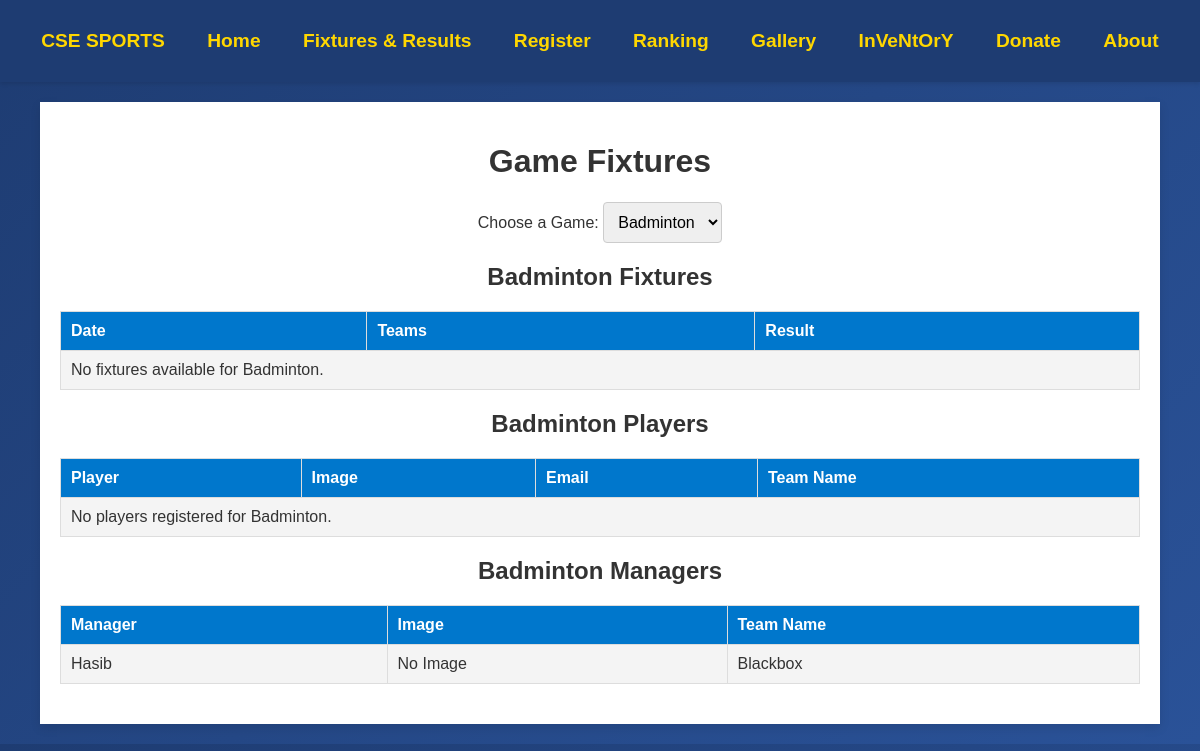
Before: /fixtures/ with the older database file.
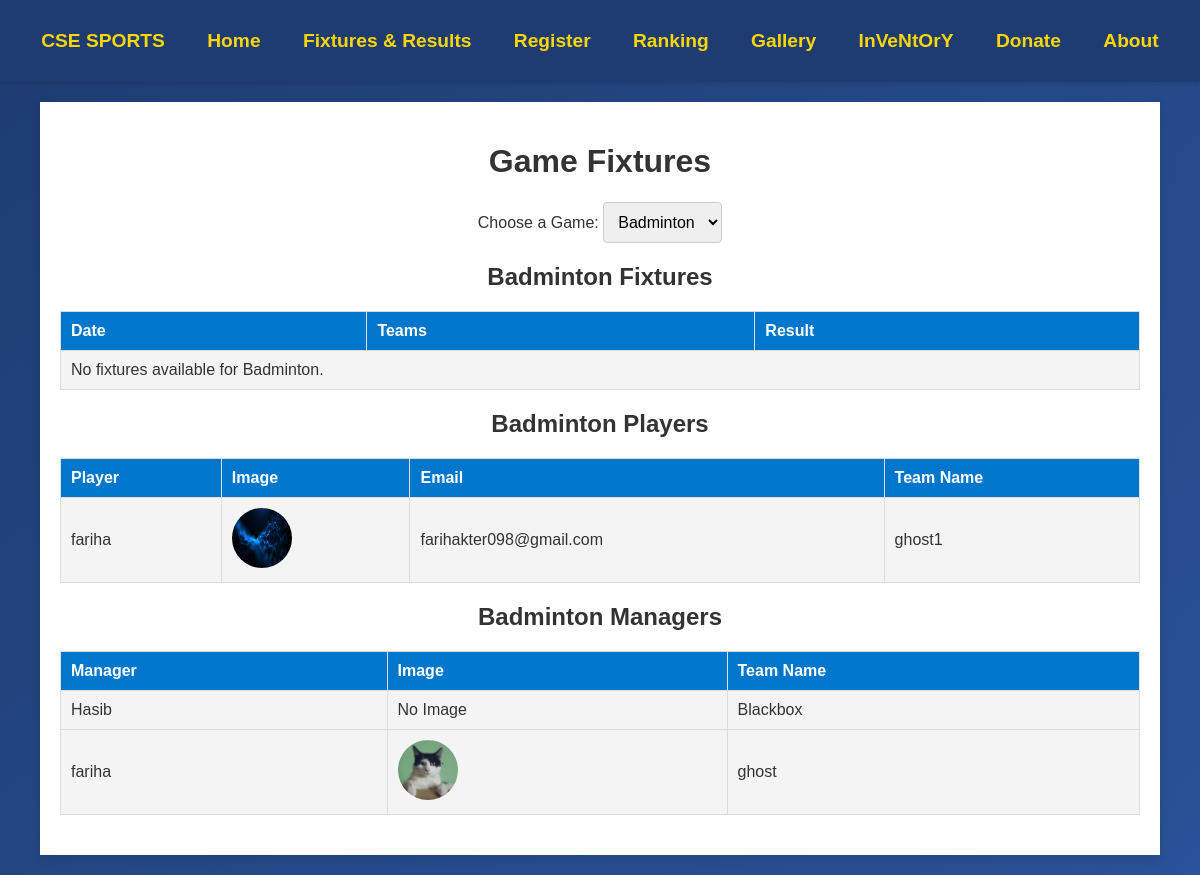
After: the same page with the newer database file.
### portal/models.py (models this page shows, shortened)
class BaseManager(models.Model):
    user = models.OneToOneField(User, on_delete=models.CASCADE)
    team_name = models.CharField(max_length=100)
    game = models.ForeignKey('Game', on_delete=models.CASCADE, default=1)
    image = models.ImageField(upload_to='manager_images/', null=True, blank=True)
    class Meta:
        abstract = True

class BadmintonManager(BaseManager):
    pass

class BasePlayer(models.Model):
    user = models.OneToOneField(User, on_delete=models.CASCADE)
    email = models.EmailField(default="default@example.com")
    team_name = models.CharField(max_length=100)
    image = models.ImageField(upload_to='player_images/', null=True, blank=True)
    class Meta:
        abstract = True

class BadmintonPlayer(BasePlayer):
    pass

### portal/views.py (the view)
# urls.py: path('fixtures/', views.fixture_view, name='fixtures'),
def fixture_view(request):
    selected_game = request.GET.get('game', 'Badminton')
    if selected_game == "Badminton":
        players = BadmintonPlayer.objects.all()
        managers = BadmintonManager.objects.all()
    elif selected_game == "Cricket":
        players = CricketPlayer.objects.all()
        managers = CricketManager.objects.all()
    elif selected_game == "Football":
        players = FootballPlayer.objects.all()
        managers = FootballManager.objects.all()
    else:
        players = []
        managers = []
    fixtures = Fixture.objects.filter(game=selected_game)
    return render(request, 'fixtures.html', {
        'game': selected_game,
        'fixtures': fixtures,
        'players': players,
        'managers': managers,
    })

### portal/templates/fixtures.html (shortened to what this page needs)
<!DOCTYPE html>
<html lang="en">
<head>
</head>
<body>
<header>
    <nav>
        <ul>
            <li><a href="{% url 'home' %}">CSE SPORTS</a></li>
            <li><a href="{% url 'home' %}">Home</a></li>
            <li><a href="{% url 'fixtures' %}">Fixtures & Results</a></li>
            <li><a href="{% url 'register' %}">Register</a></li>
            <li><a href="{% url 'ranking' %}">Ranking</a></li>
            <li><a href="{% url 'gallery' %}">Gallery</a></li>
            <li><a href="{% url 'inventory' %}">InVeNtOrY</a></li>
            <li><a href="{% url 'donation' %}">Donate</a></li>
            <li><a href="https://juniv.edu/department/cse">About</a></li>
        </ul>
    </nav>
</header>
<div class="container">
    <h1>Game Fixtures</h1>
    <div class="game-selector">
        <form method="GET" action="">
            <label for="game-select">Choose a Game:</label>
            <select id="game-select" name="game" onchange="this.form.submit()">
                <option value="Badminton" {% if game == "Badminton" %}selected{% endif %}>Badminton</option>
            </select>
        </form>
    </div>
    <h2>{{ game }} Fixtures</h2>
    <table>
        <thead>
            <tr>
                <th>Date</th>
                <th>Teams</th>
                <th>Result</th>
            </tr>
        </thead>
        <tbody>
            {% for fixture in fixtures %}
            <tr>
                <td>{{ fixture.date }}</td>
                <td>{{ fixture.teams }}</td>
                <td>{{ fixture.result }}</td>
            </tr>
            {% empty %}
            <tr><td colspan="3">No fixtures available for {{ game }}.</td></tr>
            {% endfor %}
        </tbody>
    </table>
    <h2>{{ game }} Players</h2>
    <table>
        <thead>
            <tr>
                <th>Player</th>
                <th>Image</th>
                <th>Email</th>
                <th>Team Name</th>
            </tr>
        </thead>
        <tbody>
            {% for player in players %}
            <tr>
                <td>{{ player.user.username }}</td>
                <td>
                    {% if player.image %}
                        <img src="{{ player.image.url }}" width="60" height="60" style="border-radius:50%;">
                    {% else %}
                        No Image
                    {% endif %}
                </td>
                <td>{{ player.email }}</td>
                <td>{{ player.team_name }}</td>
            </tr>
            {% empty %}
            <tr><td colspan="4">No players registered for {{ game }}.</td></tr>
            {% endfor %}
        </tbody>
    </table>
    <h2>{{ game }} Managers</h2>
    <table>
        <thead>
            <tr>
                <th>Manager</th>
                <th>Image</th>
                <th>Team Name</th>
            </tr>
        </thead>
        <tbody>
            {% for manager in managers %}
            <tr>
                <td>{{ manager.user.username }}</td>
                <td>
                    {% if manager.image %}
                        <img src="{{ manager.image.url }}" width="60" height="60" style="border-radius:50%;">
                    {% else %}
                        No Image
                    {% endif %}
                </td>
                <td>{{ manager.team_name }}</td>
            </tr>
            {% empty %}
            <tr><td colspan="3">No managers registered for {{ game }}.</td></tr>
            {% endfor %}
        </tbody>
    </table>
</div>
</body>
</html>

### portal/templates/fixtures.html (style rules this page uses)
body { font-family: Arial, sans-serif; margin: 0; padding: 0; color: #333; background: linear-gradient(135deg, #1e3c72, #2a5298); animation: fadeIn 1s ease-in-out; }
header { background: #1e3c72; color: #fff; padding: 30px 20px; box-shadow: 0 2px 4px rgba(0, 0, 0, 0.1); }
nav ul { list-style: none; padding: 0; margin: 0; display: flex; justify-content: space-around; font-size: 1.2rem; }
nav ul li { margin: 0 15px; }
nav ul li a { text-decoration: none; color: #FFD700; font-weight: bold; transition: color 0.3s ease; }
.container { width: 90%; max-width: 1200px; margin: 20px auto; background: white; padding: 20px; box-shadow: 0 4px 10px rgba(0, 0, 0, 0.1); animation: zoomIn 0.6s ease; }
h1, h2 { text-align: center; color: #333; animation: fadeIn 1s ease; }
table { width: 100%; border-collapse: collapse; margin: 20px 0; animation: fadeIn 1s ease; }
table, th, td { border: 1px solid #ddd; }
th, td { padding: 10px; text-align: left; }
th { background-color: #0077cc; color: white; }
td { background-color: #f4f4f4; }
.game-selector { text-align: center; margin: 20px 0; animation: fadeIn 1.2s ease; }
.game-selector select { padding: 10px; font-size: 1rem; border: 1px solid #ccc; border-radius: 4px; }

Changed rows visible on the page:
added BadmintonPlayer: user.username "fariha", image (picture), email "farihakter098@gmail.com", team_name "ghost1"
added BadmintonManager: user.username "fariha", image (picture), team_name "ghost"
Other visible differences:
{{ game }}: "Badminton" → (not shown)
text no longer shown: "No players registered for ."
